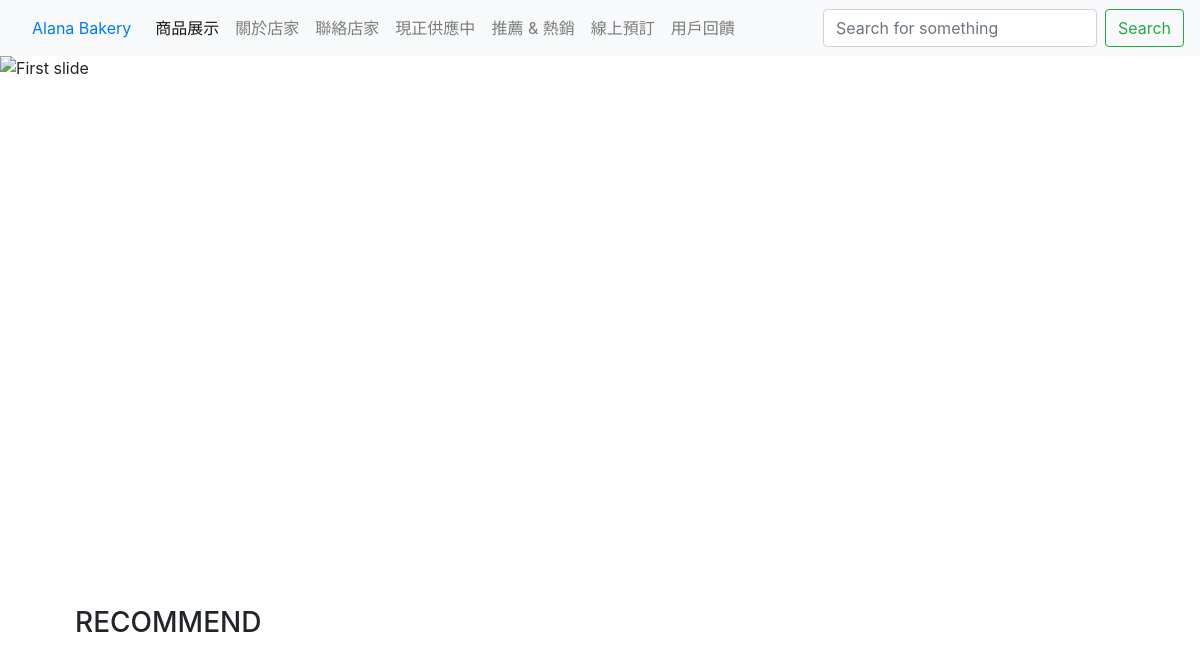
Page /bonus/recommend/ on the earlier database version.
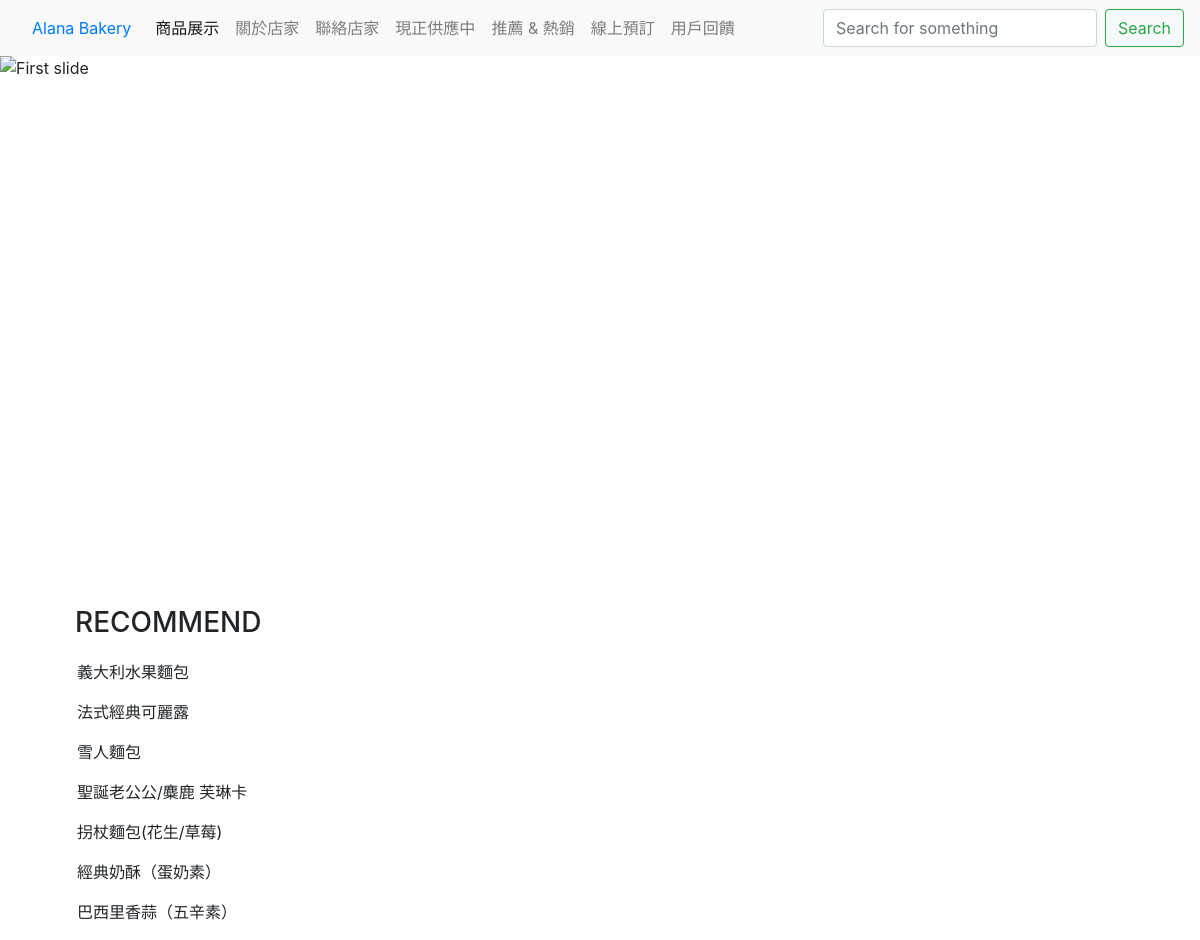
Same page on the later database version.
### bonus/models.py (models this page shows, shortened)
class Prize(models.Model):
    pid = models.CharField(max_length=25)
    cname = models.CharField(max_length=20)
    amount = models.IntegerField()
    desc = models.TextField(null=True, blank=True)
    img = models.ImageField(upload_to="images/", null=True, blank=True)
    heart=models.IntegerField(default=0)
    class Meta:
        ordering = ['-amount']
    def __str__(self):
        return self.cname

### bonus/views.py (the view)
# urls.py: path('recommend/',views.recommend,name='recommend'),
def recommend(request):
    rec=Prize.objects.filter(heart__gt=0)
    print(rec)
    return render(
        request,
        'bonus/recommend.html',
        context={
            'recomment_list':rec,
        }
    )

### bonus/templates/bonus/recommend.html (shortened to what this page needs)
{% extends "base.html" %} {% block content %}
<h3 style="margin: 50px 0px 20px 30px;"> RECOMMEND</h3>
{% for r in recomment_list %}
<p class="bi">{{r}}</p>
{% endfor %}
{% endblock %}

Differences in the rows shown:
now on this page (row edited): Prize: cname "義大利水果麵包"
now on this page (row edited): Prize: cname "法式經典可麗露"
now on this page (row edited): Prize: cname "雪人麵包"
now on this page (row edited): Prize: cname "聖誕老公公/麋鹿 芙琳卡"
now on this page (row edited): Prize: cname "拐杖麵包(花生/草莓)"
now on this page (row edited): Prize: cname "經典奶酥（蛋奶素）"
now on this page (row edited): Prize: cname "巴西里香蒜（五辛素）"
